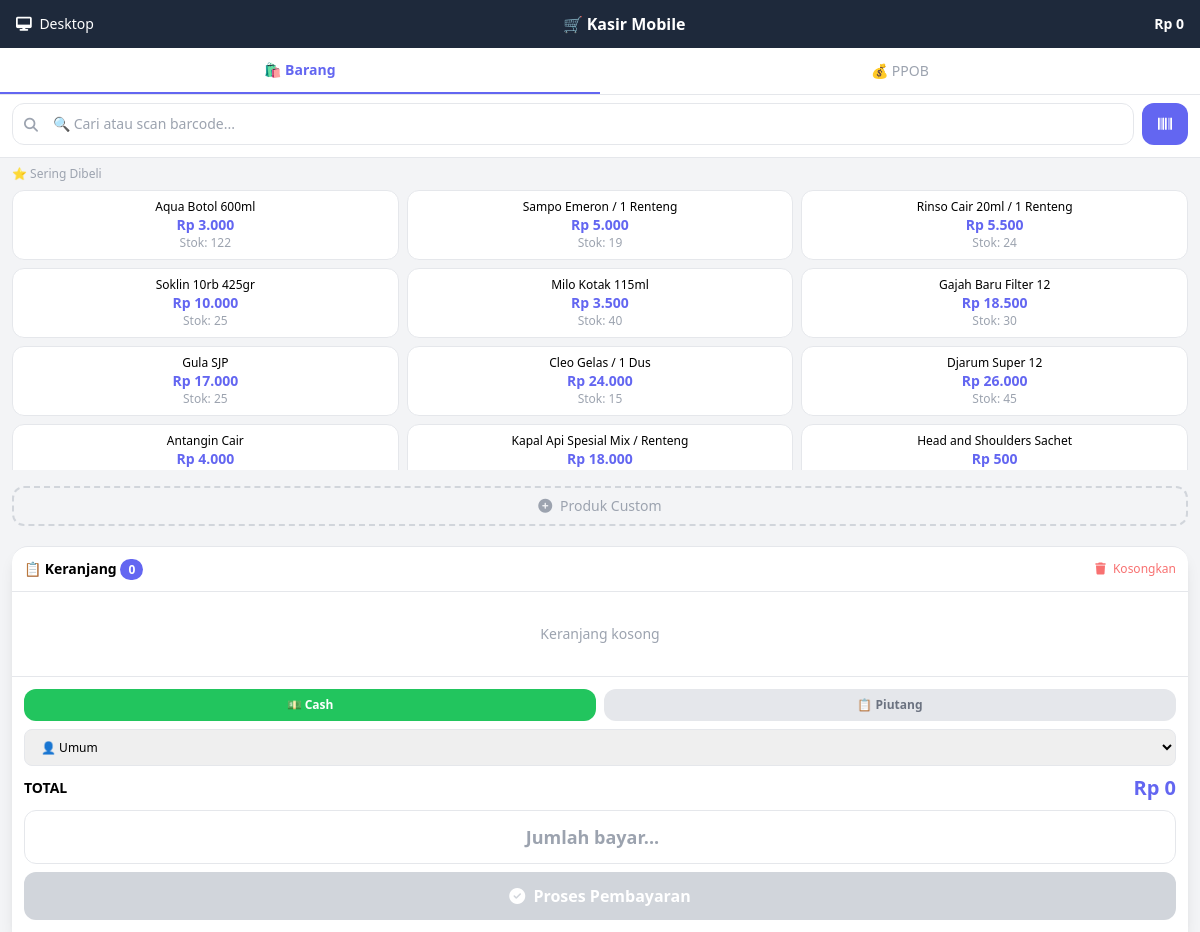
Screenshot of /index.php?page=kasir-mobile (signed in) with the database file from the repository.
### tables this page shows
CREATE TABLE `produk` (
  `id` int(11) NOT NULL AUTO_INCREMENT,
  `kode` varchar(50) NOT NULL,
  `nama` varchar(100) NOT NULL,
  `gambar` varchar(255) DEFAULT NULL,
  `satuan_dasar` varchar(20) NOT NULL DEFAULT 'pcs',
  `harga_beli` decimal(10,2) NOT NULL DEFAULT 0.00,
  `harga_jual` decimal(10,2) NOT NULL DEFAULT 0.00,
  `stok_dasar` int(11) NOT NULL DEFAULT 0,
  `created_at` timestamp NOT NULL DEFAULT current_timestamp(),
  `updated_at` timestamp NOT NULL DEFAULT current_timestamp() ON UPDATE current_timestamp(),
  PRIMARY KEY (`id`),
  UNIQUE KEY `kode` (`kode`)
);

### functions/helper.php (called while the page is built, shortened)
<?php
function rupiah($angka) {
    return 'Rp ' . number_format($angka, 0, ',', '.');
}
?>

### halaman/kasir-mobile.php (the view, shortened to what this page needs)
<!DOCTYPE html>
<html lang="id">
<head>
    <script src="https://cdn.tailwindcss.com"></script>
    <link rel="stylesheet" href="https://cdnjs.cloudflare.com/ajax/libs/font-awesome/6.4.0/css/all.min.css">
</head>
<body class="bg-gray-100 min-h-screen">
<div class="bg-dark text-white px-4 py-3 sticky top-0 z-50">
    <div class="flex items-center justify-between">
        <a href="?page=kasir" class="text-white text-sm"><i class="fas fa-desktop mr-1"></i> Desktop</a>
        <h1 class="font-bold">🛒 Kasir Mobile</h1>
        <span class="text-sm font-bold" id="header-total">Rp 0</span>
    </div>
</div>
<div class="bg-white flex border-b sticky top-12 z-40">
    <button onclick="switchTab('barang')" id="tab-barang" class="tab-btn active flex-1 py-3 text-sm text-center transition">🛍️ Barang</button>
    <button onclick="switchTab('ppob')" id="tab-ppob" class="tab-btn flex-1 py-3 text-sm text-center text-gray-400 transition">💰 PPOB</button>
</div>
<div class="px-3 py-2 bg-white border-b">
    <div class="flex gap-2">
        <div class="relative flex-1">
            <i class="fas fa-search absolute left-3 top-3 text-gray-400 text-sm"></i>
            <input type="text" id="cari-produk" placeholder="🔍 Cari atau scan barcode..."
                   class="w-full pl-10 pr-4 py-2.5 border rounded-xl text-sm focus:ring-2 focus:ring-primary outline-none"
                   oninput="searchProduk(this.value)">
        </div>
        <button onclick="startScanner()" class="px-4 py-2.5 bg-primary text-white rounded-xl text-sm"><i class="fas fa-barcode"></i></button>
    </div>
</div>
<div id="content-barang" class="px-3 py-2">
    <p class="text-xs text-gray-400 font-medium mb-2">⭐ Sering Dibeli</p>
    <div class="grid grid-cols-3 gap-2 produk-grid mb-2" id="fast-moving">
        <?php
        $fast_moving = mysqli_query($conn, "
            SELECT pr.*, COALESCE(SUM(td.qty),0) as total_terjual
            FROM produk pr
            LEFT JOIN transaksi_detail td ON pr.id = td.produk_id
            LEFT JOIN transaksi t ON td.transaksi_id = t.id AND DATE(t.created_at) >= DATE_SUB(CURDATE(), INTERVAL 30 DAY)
            WHERE pr.stok_dasar != 0
            GROUP BY pr.id ORDER BY total_terjual DESC LIMIT 12
        ");
        while($fm = mysqli_fetch_assoc($fast_moving)):
        ?>
        <button onclick="addToCart(<?= $fm['id'] ?>, '<?= addslashes($fm['nama']) ?>', <?= $fm['harga_jual'] ?>, '<?= $fm['satuan_dasar'] ?>', <?= $fm['stok_dasar'] ?>, 1, 'dasar', <?= $fm['harga_beli'] ?>)"
                class="bg-white border rounded-xl p-2 text-center hover:border-primary active:bg-gray-50 transition">
            <p class="text-xs font-medium truncate"><?= $fm['nama'] ?></p>
            <p class="text-sm font-bold text-primary"><?= rupiah($fm['harga_jual']) ?></p>
            <p class="text-xs text-gray-400">Stok: <?= $fm['stok_dasar'] ?></p>
        </button>
        <?php endwhile; ?>
    </div>
    <button onclick="showCustomProduk()" class="w-full mt-2 py-2 border-2 border-dashed border-gray-300 rounded-xl text-gray-400 text-sm hover:border-primary hover:text-primary transition">
        <i class="fas fa-plus-circle mr-1"></i> Produk Custom
    </button>
</div>
<div class="bg-white border-t mx-3 mt-3 rounded-t-2xl shadow-lg">
    <div class="p-3 flex items-center justify-between border-b">
        <h3 class="font-bold text-sm">📋 Keranjang <span id="count-keranjang" class="bg-primary text-white px-2 py-0.5 rounded-full text-xs">0</span></h3>
        <button onclick="clearCart()" class="text-xs text-red-400"><i class="fas fa-trash mr-1"></i> Kosongkan</button>
    </div>
    <div class="keranjang-area px-3" id="keranjang-container">
        <div id="keranjang-kosong" class="text-center py-8 text-gray-400 text-sm">Keranjang kosong</div>
    </div>
    <div class="p-3 border-t space-y-2">
        <div class="flex gap-2">
            <button id="metode-cash-m" onclick="setMetode('cash')" class="flex-1 py-2 rounded-xl text-xs font-bold bg-green-500 text-white transition">💵 Cash</button>
            <button id="metode-piutang-m" onclick="setMetode('piutang')" class="flex-1 py-2 rounded-xl text-xs font-bold bg-gray-200 text-gray-500 transition">📋 Piutang</button>
        </div>
        <div>
            <select id="pelanggan-select" class="w-full px-3 py-2 border rounded-lg text-xs" onchange="updatePelanggan()">
                <option value="">👤 Umum</option>
            </select>
        </div>
        <div class="flex justify-between items-center">
            <span class="font-bold text-sm">TOTAL</span>
            <span class="text-xl font-bold text-primary" id="grand-total">Rp 0</span>
        </div>
        <div id="input-bayar-area-m">
            <input type="number" id="input-bayar" placeholder="Jumlah bayar..."
                   class="w-full px-4 py-3 border rounded-xl text-lg font-bold text-center focus:ring-2 focus:ring-primary outline-none"
                   onkeyup="hitungKembalian()">
        </div>
        <button id="btn-bayar" onclick="prosesPembayaran()" disabled
                class="w-full bg-green-500 text-white py-3 rounded-xl font-bold hover:bg-green-600 disabled:bg-gray-300 disabled:cursor-not-allowed transition">
            <i class="fas fa-check-circle mr-1"></i> Proses Pembayaran
        </button>
    </div>
</div>
</body>
</html>

### halaman/kasir-mobile.php (style rules this page uses)
* { -webkit-tap-highlight-color: transparent; }
.produk-grid { max-height: 35vh; overflow-y: auto; }
.keranjang-area { max-height: 35vh; overflow-y: auto; }
.tab-btn.active { border-bottom: 2px solid #6366f1; color: #6366f1; font-weight: 600; }

### rows the page displays
produk: nama "Aqua Botol 600ml", harga_jual "Rp 3.000", stok_dasar "122"
produk: nama "Sampo Emeron / 1 Renteng", harga_jual "Rp 5.000", stok_dasar "19"
produk: nama "Rinso Cair 20ml / 1 Renteng", harga_jual "Rp 5.500", stok_dasar "24"
produk: nama "Soklin 10rb 425gr", harga_jual "Rp 10.000", stok_dasar "25"
produk: nama "Milo Kotak 115ml", harga_jual "Rp 3.500", stok_dasar "40"
produk: nama "Gajah Baru Filter 12", harga_jual "Rp 18.500", stok_dasar "30"
produk: nama "Gula SJP", harga_jual "Rp 17.000", stok_dasar "25"
produk: nama "Cleo Gelas / 1 Dus", harga_jual "Rp 24.000", stok_dasar "15"
produk: nama "Djarum Super 12", harga_jual "Rp 26.000", stok_dasar "45"
produk: nama "Antangin Cair", harga_jual "Rp 4.000"
produk: nama "Kapal Api Spesial Mix / Renteng", harga_jual "Rp 18.000"
produk: nama "Head and Shoulders Sachet", harga_jual "Rp 500"
